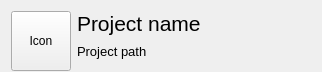
<?xml version="1.0" encoding="UTF-8"?>
<ui version="4.0">
 <class>Form</class>
 <widget class="QWidget" name="Form">
  <property name="geometry">
   <rect>
    <x>0</x>
    <y>0</y>
    <width>322</width>
    <height>72</height>
   </rect>
  </property>
  <property name="minimumSize">
   <size>
    <width>0</width>
    <height>72</height>
   </size>
  </property>
  <property name="maximumSize">
   <size>
    <width>16777215</width>
    <height>72</height>
   </size>
  </property>
  <property name="windowTitle">
   <string>Form</string>
  </property>
  <layout class="QHBoxLayout" name="horizontalLayout">
   <item>
    <widget class="QPushButton" name="pushButton">
     <property name="minimumSize">
      <size>
       <width>60</width>
       <height>60</height>
      </size>
     </property>
     <property name="maximumSize">
      <size>
       <width>60</width>
       <height>60</height>
      </size>
     </property>
     <property name="text">
      <string>Icon</string>
     </property>
    </widget>
   </item>
   <item>
    <layout class="QVBoxLayout" name="verticalLayout">
     <item>
      <widget class="QLabel" name="label">
       <property name="font">
        <font>
         <pointsize>16</pointsize>
        </font>
       </property>
       <property name="text">
        <string>Project name</string>
       </property>
      </widget>
     </item>
     <item>
      <widget class="QLabel" name="label_2">
       <property name="font">
        <font>
         <pointsize>10</pointsize>
        </font>
       </property>
       <property name="text">
        <string>Project path</string>
       </property>
      </widget>
     </item>
    </layout>
   </item>
  </layout>
 </widget>
 <resources/>
 <connections/>
</ui>
